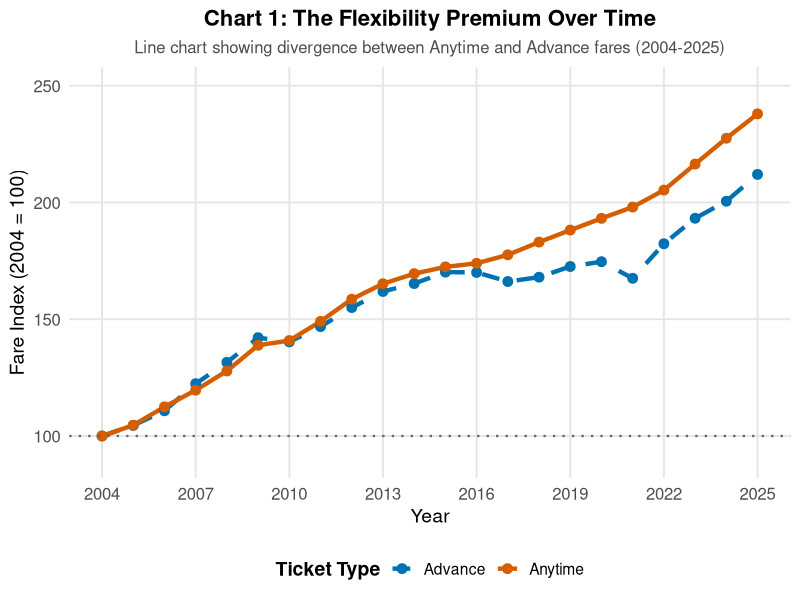
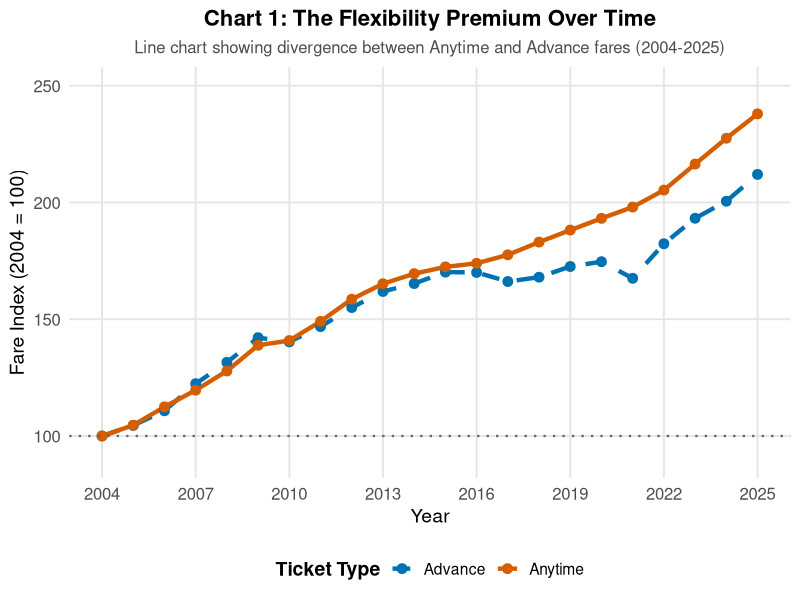

Source code (R) for these figures, in order:
# ==============================================================================
# IJC445 DATA VISUALISATION - CHART 1: LINE CHART (Anytime vs Advance)
# ===================================================================
# ==============================================================================

# SETUP ------------------------------------------------------------------------

library(tidyverse)
library(scales)

# LOAD AND TRANSFORM DATA ------------------------------------------------------

data_raw <- read_csv("data/7182_Change_by_ticket_type.csv", 
                     col_types = cols(.default = "c"),
                     show_col_types = FALSE)

rail_data <- data_raw %>%
  filter(!Sector %in% c("Retail Prices Index")) %>%
  filter(!str_detect(`Ticket type`, "Revenue per journey")) %>%
  select(Sector, `Ticket type`, `2004`:`2025 [note 1]`) %>%
  pivot_longer(
    cols = `2004`:`2025 [note 1]`,
    names_to = "Year",
    values_to = "Fare_Index"
  ) %>%
  mutate(
    Year = as.numeric(str_extract(Year, "\\d{4}")),
    Fare_Index = as.numeric(Fare_Index)
  ) %>%
  filter(!is.na(Fare_Index))

# CREATE CHART 1 ---------------------------------------------------------------


# Filter for Anytime and Advance tickets
anytime_advance <- rail_data %>%
  filter(`Ticket type` %in% c("Anytime", "Advance"),
         Sector == "All operators")

# Create visualisation
chart1 <- ggplot(anytime_advance, aes(x = Year, y = Fare_Index, 
                                      colour = `Ticket type`, 
                                      linetype = `Ticket type`)) +
  geom_line(size = 1.5) +
  geom_point(size = 3) +
  geom_hline(yintercept = 100, linetype = "dotted", colour = "grey40", size = 0.8) +
  # Colourblind-safe Okabe & Ito palette
  scale_colour_manual(
    values = c("Anytime" = "#D55E00", "Advance" = "#0072B2"),
    name = "Ticket Type"
  ) +
  scale_linetype_manual(
    values = c("Anytime" = "solid", "Advance" = "dashed"),
    name = "Ticket Type"
  ) +
  scale_x_continuous(breaks = seq(2004, 2025, by = 3)) +
  scale_y_continuous(limits = c(90, 250)) +
  labs(
    title = "Chart 1: The Flexibility Premium Over Time",
    subtitle = "Line chart showing divergence between Anytime and Advance fares (2004-2025)",
    x = "Year",
    y = "Fare Index (2004 = 100)"
  ) +
  theme_minimal(base_size = 14) +
  theme(
    plot.title = element_text(face = "bold", size = 16, hjust = 0.5),
    plot.subtitle = element_text(size = 12, colour = "grey30", hjust = 0.5),
    legend.position = "bottom",
    legend.title = element_text(face = "bold"),
    panel.grid.minor = element_blank(),
    panel.grid.major = element_line(colour = "grey90"),
    axis.text = element_text(size = 12)
  )

# Save chart
dir.create("visualisations/diverse", showWarnings = FALSE, recursive = TRUE)
ggsave("visualisations/diverse/chart1_line_anytime_vs_advance.png", 
       chart1, width = 12, height = 7, dpi = 300, bg = "white")

# Auto-display chart
print(chart1)



